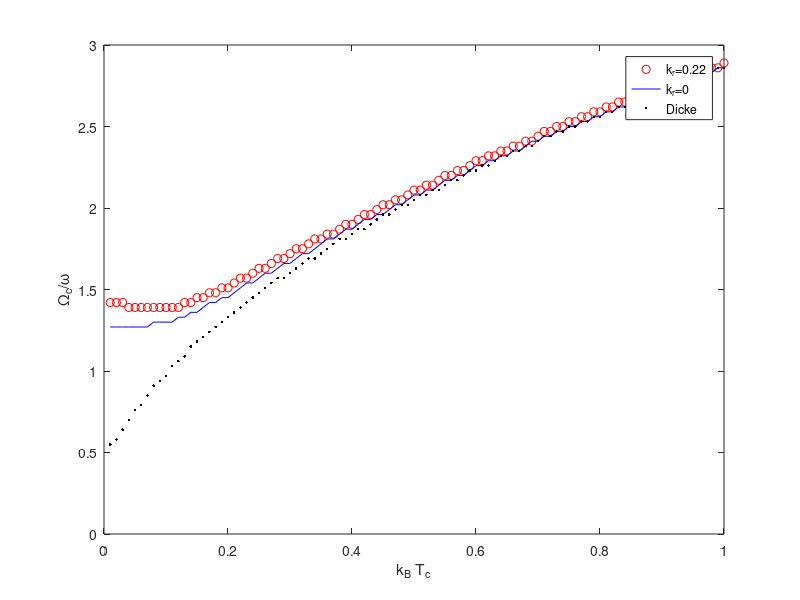

Here is the MATLAB script that generated this plot:
%% comparing the two results with and without SOC
% clear
% clc
% close all
% load phase_diagram.mat 
% photonkr = photon';
% clear photon
% load phase_diagram_kr_0.mat
% photon0 = photon';
% surf(aO,aT,photon0-photonkr)
% xlabel('\Omega')
% ylabel('T')
% zlabel('photon number difference = n_{kr=0}-n_{kr=0.22} ')
%axis([0 max(aO) 0 max(aT) 0 max(max(photon))])

%% Plotting the phase boundary in two cases
clear
clc
close all
load phase_diagram.mat 
photonkr = photon;
clear photon
load phase_diagram_kr_0.mat
photon0 = photon;
clear photon
load phase_diagram_delta_0.mat
photonD = photon;
clear photon
%
% Tckr = zeros(1,length(aO));
% for nO = 1:length(aO)
%     OmegaTilde = aO(nO);
%     for nT = 1:length(aT)
%         T = aT(nT);
%         if photonkr(nO,nT)>0
%             Tckr(nO) = T;
%             break;
%         end
%     end
% end           
% %
% Tck0 = zeros(1,length(aO));
% for nO = 1:length(aO)
%     OmegaTilde = aO(nO);
%     for nT = 1:length(aT)
%         T = aT(nT);
%         if photon0(nO,nT)>0
%             Tck0(nO) = T;
%             break;
%         end
%     end
% end
% figure(1)
% plot(aO,Tckr,'r--',aO,Tck0,'b')
% xlabel('\Omega_c')
% ylabel('T_c')
% legend('k_r=0.22','k_r=0')
%
Ockr = 100*ones(1,length(aT));
for nT = 1:length(aT)
    T = aT(nT);
    for nO = 1:length(aO)
        OmegaTilde = aO(nO);
        if photonkr(nO,nT)>0
            Ockr(nT) = OmegaTilde;
            break;
        end
    end
end            
%
Ock0 = zeros(1,length(aT));
for nT = 1:length(aT)
    T = aT(nT);
    for nO = 1:length(aO)
        OmegaTilde = aO(nO);
        if photon0(nO,nT)>0
            Ock0(nT) = OmegaTilde;
            break;
        end
    end
end 
OckD = 100*ones(1,length(aT));
for nT = 1:length(aT)
    T = aT(nT);
    for nO = 1:length(aO)
        OmegaTilde = aO(nO);
        if photonD(nO,nT)>0
            OckD(nT) = OmegaTilde;
            break;
        end
    end
end 
figure(2)
set(gca,'fontsize',16)
plot(aT,Ockr,'ro',aT,Ock0,'b',aT,OckD,'k.')
xlabel('k_B T_c')
ylabel('\Omega_c/\omega')
legend('k_r=0.22','k_r=0','Dicke')
axis([0 max(aT) 0 3])